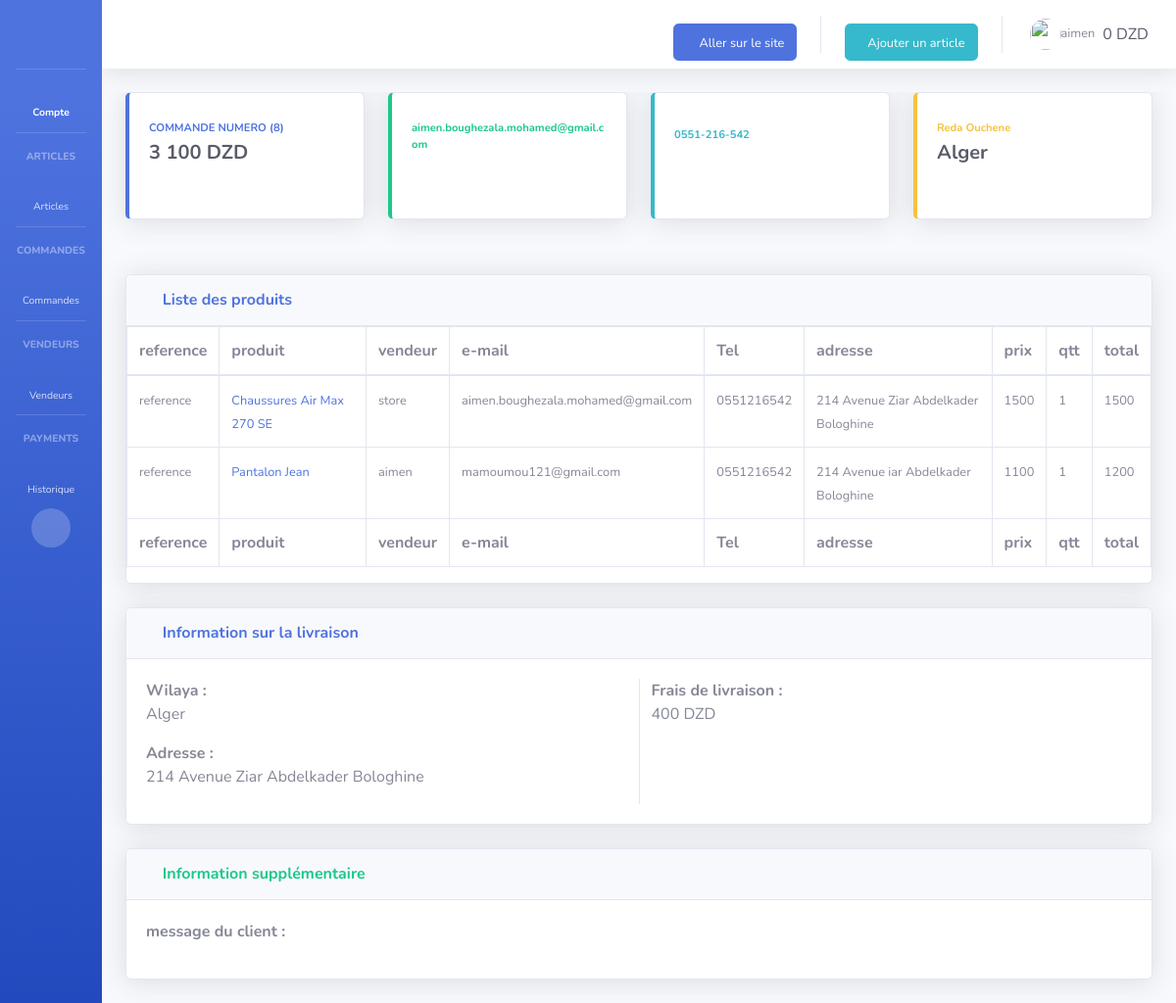
Page /BackOffice/commandes/8 (signed in) on the committed database.
### accounts/models.py (models this page shows, shortened)
class UserProfile(models.Model):
    user=models.OneToOneField(User,on_delete=models.CASCADE,null='True')
    telephone=models.CharField(null='True',max_length=10)
    adresse=models.CharField(max_length=325,default='alger')
    wilaya=models.ForeignKey(Wilaya,on_delete=models.CASCADE,null='true')
    commune=models.ForeignKey(Commune,on_delete=models.CASCADE,null='true')
    activate=models.CharField(max_length=255,unique='True')
    solde=models.IntegerField(default=0)

### commandes/models.py (models this page shows, shortened)
class Commande(models.Model):
    created_at = models.DateTimeField(default=timezone.now)
    updated_at = models.DateTimeField(default=timezone.now)
    etat=models.ForeignKey(Etat,on_delete=models.CASCADE,default=Etat.objects.get(id=1))
    nom=models.CharField(max_length=255)
    adresse=models.CharField(max_length=325)
    wilaya=models.ForeignKey(Wilaya,on_delete=models.CASCADE)
    commune=models.ForeignKey(Commune,on_delete=models.CASCADE)
    email=models.EmailField()
    telephone=models.CharField(max_length=10)
    info=models.TextField(null='True',blank='True')
    remise=models.PositiveIntegerField(default=0)
    livraison=models.PositiveIntegerField()
    user=models.ForeignKey(User,on_delete=models.CASCADE,blank='True',null='True')
    def getTotal(self):
            items=CommandeItem.objects.filter(Commande=self)
            total=0
            for item in items:
                total+=item.total
            total+=self.livraison
            return total
    def readeablePhone(self):
        return "%s%s%s%s-%s%s%s-%s%s%s" % tuple(self.telephone)

class CommandeItem(models.Model):
    total=models.PositiveIntegerField()
    produit=models.CharField(max_length=255)
    reference=models.CharField(max_length=255)
    prix=models.PositiveIntegerField()
    user=models.CharField(max_length=255)
    commission=models.PositiveIntegerField()
    qtt=models.PositiveIntegerField()
    Commande=models.ForeignKey(Commande,on_delete=models.CASCADE)
    def get_vendor(self):
        try:
            return User.objects.get(username=self.user)
        except:
            return

### region/models.py (models this page shows)
class Wilaya(models.Model):
    nom=models.CharField(max_length=255)
    code=models.PositiveIntegerField()
    prix=models.PositiveIntegerField()
    def __str__(self):
        return self.nom

### commandes/adminViews.py (the view)
# urls.py: path('commandes/<int:id>', SingleCommande.as_view(),name='SingleCommande'),
class SingleCommande(LoginRequiredMixin,TemplateView):
    def get(self,request,id):
        if request.user.is_superuser:
            return render(request,'commandes/BackOffice/update_commande.html',{'commande':Commande.objects.get(id=id)})
        else:
            return redirect('HomeCommandeAdmin')

### cart/context_processors.py (called while the page is built)
def add_variable_to_context(request):
    try:
        cart=Cart.objects.get(user=request.user) if request.user.is_authenticated else Cart.objects.get(session_key = request.session.session_key)
    except:
        if not request.session.session_key:
            request.session.save()
        cart = Cart(session_key=request.session.session_key)
        cart.save()
    return {
        'cart': cart
    }

### commandes/templates/commandes/BackOffice/update_commande.html (shortened to what this page needs)
{% extends 'BackOffice/baseadmin.html' %}
{% load static %}
{% block styles %}
{% load humanize %}
<link href="{% static '/admn/vendor/datatables/dataTables.bootstrap4.min.css' %}" rel="stylesheet">
  <link rel="stylesheet" href="https://cdn.jsdelivr.net/npm/bootstrap-select@1.13.9/dist/css/bootstrap-select.min.css">
{% endblock styles %}
{% block body %}
<div class="container" style='overflow-x: scroll;'>
{% if request.user.is_superuser %}
<div class="row">
  <div class="col-xl-3 col-md-6 mb-4">
    <div class="card border-left-primary shadow h-100 py-2">
      <div class="card-body">
        <div class="row no-gutters align-items-center">
          <div class="col mr-2">
            <div class="text-xs font-weight-bold text-primary text-uppercase mb-1">Commande numero ({{commande.id}})</div>
            <div class="h5 mb-0 font-weight-bold text-gray-800">{{commande.getTotal|intcomma}} DZD</div>
          </div>
          <div class="col-auto">
            <i class="fas fa-calendar fa-2x text-gray-300"></i>
          </div>
        </div>
      </div>
    </div>
  </div>
  <div class="col-xl-3 col-md-6 mb-4">
    <div class="card border-left-success shadow h-100 py-2">
      <div class="card-body">
        <div class="row no-gutters align-items-center">
          <div class="col mr-2">
            <div class="text-xs font-weight-bold text-success  mb-1">{{commande.email}}</div>
          </div>
          <div class="col-auto">
            <i class="fas fa-envelope fa-2x text-gray-300"></i>
          </div>
        </div>
      </div>
    </div>
  </div>
  <div class="col-xl-3 col-md-6 mb-4">
    <div class="card border-left-info shadow h-100 py-2">
      <div class="card-body">
        <div class="row no-gutters align-items-center">
          <div class="col mr-2">
            <div class="text-xs font-weight-bold text-info  mb-1">{{commande.readeablePhone}}</div>
          </div>
          <div class="col-auto">
            <i class="fas fa-phone fa-2x text-gray-300"></i>
          </div>
        </div>
      </div>
    </div>
  </div>
  <div class="col-xl-3 col-md-6 mb-4">
    <div class="card border-left-warning shadow h-100 py-2">
      <div class="card-body">
        <div class="row no-gutters align-items-center">
          <div class="col mr-2">
            <div class="text-xs font-weight-bold text-warning  mb-1">{{commande.nom}}</div>
            <div class="h5 mb-0 font-weight-bold text-gray-800">{{commande.wilaya}}</div>
          </div>
          <div class="col-auto">
            <i class="fas fa-user fa-2x text-gray-300"></i>
          </div>
        </div>
      </div>
    </div>
  </div>
</div>
{%endif%}
    <div class="py-3"></div>
    <div class="card shadow mb-4">
      <div class="card-header py-3">
        <h6 class="m-0 font-weight-bold text-primary"> <i class="fas fa-box-open"></i> Liste des produits</h6>
      </div>
          <table class="table table-bordered table-hover" id="dataTable" width="100%" cellspacing="0">
            <thead>
              <tr>
                <th class='bg-white'>reference</th>
                <th class='bg-white'>produit</th>
                {%if request.user.is_superuser %}
                <th class='bg-white'>vendeur</th>
                <th class='bg-white'>e-mail</th>
                <th class='bg-white'>Tel</th>
                <th class='bg-white'>adresse</th>
                {%endif%}
                <th class='bg-white'>prix</th>
                <th class='bg-white'>qtt</th>
                <th class='bg-white'>total</th>
              </tr>
            </thead>
            <tfoot>
              <tr>
                <th class='bg-white'>reference</th>
                <th class='bg-white'>produit</th>
                {%if request.user.is_superuser %}
                <th class='bg-white'>vendeur</th>
                <th class='bg-white'>e-mail</th>
                <th class='bg-white'>Tel</th>
                <th class='bg-white'>adresse</th>
                {%endif%}
                <th class='bg-white'>prix</th>
                <th class='bg-white'>qtt</th>
                <th class='bg-white'>total</th>
              </tr>
            </tfoot>
            <tbody>
              {% for commandeItem in commande.commandeitem_set.all %}
              {% if commandeItem.get_vendor == request.user or request.user.is_superuser %}
              <tr>
                <th class='bg-white'><small>{{commandeItem.reference}}</small></th>
                <th class='bg-white'><small><a href='#'  target='_blank'>{{commandeItem.produit}} </a></small></th>
                {%if request.user.is_superuser %}
                <th class='bg-white'><small>{{commandeItem.get_vendor}}</small></th>
                <th class='bg-white'><small>{{commandeItem.get_vendor.email}}</small></th>
                <th class='bg-white'><small>{{commandeItem.get_vendor.userprofile.telephone}}</small></th>
                <th class='bg-white'><small>{{commandeItem.get_vendor.userprofile.adresse}}</small></th>
                {%endif%}
                <th class='bg-white'><small>{{commandeItem.prix}}</small></th>
                <th class='bg-white'><small>{{commandeItem.qtt}}</small></th>
                <th class='bg-white'><small>{{commandeItem.total}}</small></th>
              </tr>
              {%endif%}
              {%endfor %}
            </tbody>
          </table>
    </div>
</div>
{% if request.user.is_superuser %}
<div class="container">
  <div class="card shadow mb-4">
    <div class="card-header py-3">
      <h6 class="m-0 font-weight-bold text-primary"><i class="fas fa-truck"></i> Information sur la livraison</h6>
    </div>
    <div class="card-body">
      <div class="row">
        <div class="col-md border-right">
          <p><b>Wilaya :</b><br>
            {{commande.wilaya}}
          </p>
          <p><b>Adresse :</b><br>
            {{commande.adresse}}
          </p>
        </div>
        <div class="col-md">
          <p><b>Frais de livraison :</b><br>
            {{commande.livraison|intcomma}} DZD
          </p>
        </div>
      </div>
    </div>
  </div>
  <div class="card shadow mb-4">
    <div class="card-header py-3">
      <h6 class="m-0 font-weight-bold text-success"><i class="fas fa-info-circle"></i> Information supplémentaire</h6>
    </div>
    <div class="card-body">
      <p><b>message du client :</b><br>
      </p>
    </div>
  </div>
</div>
{%endif%}
{% endblock body %}

### BackOffice/templates/BackOffice/nav/top-nav.html (shortened to what this page needs)
{%load static %}
{%load humanize %}
<nav class="navbar navbar-expand navbar-light bg-white topbar mb-4 static-top shadow">
  <ul class="navbar-nav ml-auto">
    <li class="nav-item mx-2 d-none d-md-block">
      <br>
      <a href="{%url 'shop'%}"  target="_blank" class='btn btn-primary'> <small><i class='fa fa-store'></i> Aller sur le site</small></a>
    </li>
    <li class="nav-item mx-2 d-none d-md-block">
      <br>
      <a href="{%url 'NewProduct'%}"  target="_blank" class='btn btn-info'> <small><i class='fa fa-plus'></i>Ajouter un article</small></a>
    </li>
    <li class="nav-item dropdown no-arrow">
      <a class="nav-link dropdown-toggle" href="#" id="userDropdown" role="button" data-toggle="dropdown" aria-haspopup="true" aria-expanded="false">
        <img class="img-profile rounded-circle" src="{%static '/img/profile.png'%}">
        <span class="mr-2  text-gray-600 small">{{user}}</span>
        <span class='text-dark'>{{user.userprofile.solde|intcomma}} DZD</span>
      </a>
    </li>
  </ul>
</nav>

### rows in the picture
Commande: id "8", getTotal "3 100", email "aimen.boughezala.mohamed@gmail.com", readeablePhone "0551-216-542", nom "Reda Ouchene", wilaya "Alger", adresse "214 Avenue Ziar Abdelkader Bologhine", livraison "400"
CommandeItem: reference "reference", produit "Chaussures Air Max 270 SE", get_vendor "store", get_vendor.email "aimen.boughezala.mohamed@gmail.com", get_vendor.userprofile.telephone "0551216542", get_vendor.userprofile.adresse "214 Avenue Ziar Abdelkader Bologhine", prix "1500", qtt "1", total "1500"
CommandeItem: reference "reference", produit "Pantalon Jean", get_vendor "aimen", get_vendor.email "mamoumou121@gmail.com", get_vendor.userprofile.telephone "0551216542", get_vendor.userprofile.adresse "214 Avenue iar Abdelkader Bologhine", prix "1100", qtt "1", total "1200"

### other values in the picture
{{ user }} "aimen"
{{ user.userprofile.solde|intcomma }} "0"
